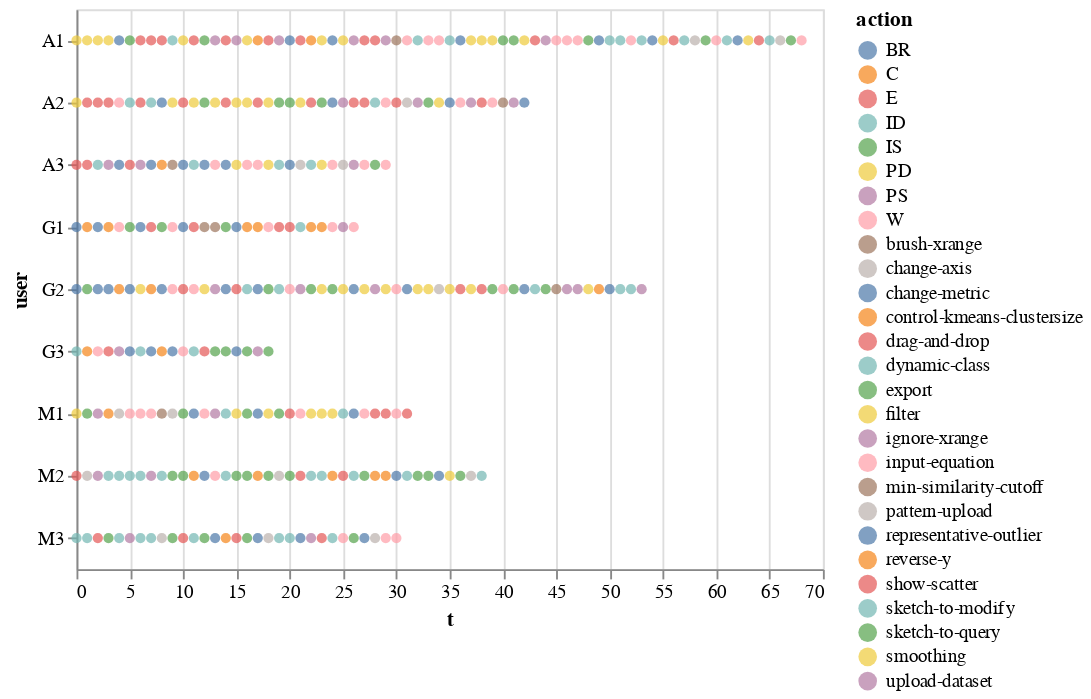

Notebook code cell kept with this figure:
### Code cell
alt.Chart(df).mark_circle().encode(        
    color='action',
    y="user",
    x='t'
)

### Figure 1 — Vega-Lite specification as saved in the notebook (floating-point values rounded to 4 significant figures; data arrays with more than 128 entries replaced by an {"elided": "..."} marker saying what was removed)
{"$schema": "https://vega.github.io/schema/vega-lite/v2.6.0.json", "config": {"view": {"height": 300, "width": 400}}, "data": {"name": "data-e28318f60660746fb168b0576ef39706"}, "datasets": {"data-e28318f60660746fb168b0576ef39706": {"elided": "344 records"}}, "encoding": {"color": {"field": "action", "type": "nominal"}, "x": {"field": "t", "type": "quantitative"}, "y": {"field": "user", "type": "nominal"}}, "mark": "circle"}
